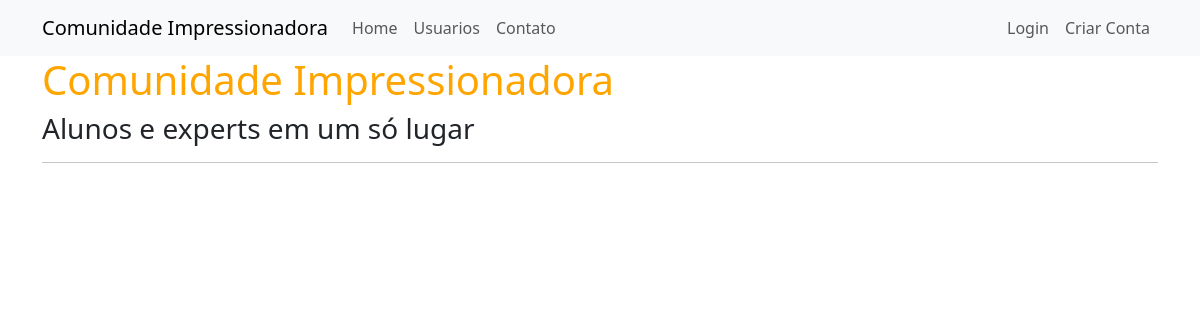
/, run on an earlier commit of the app's database.
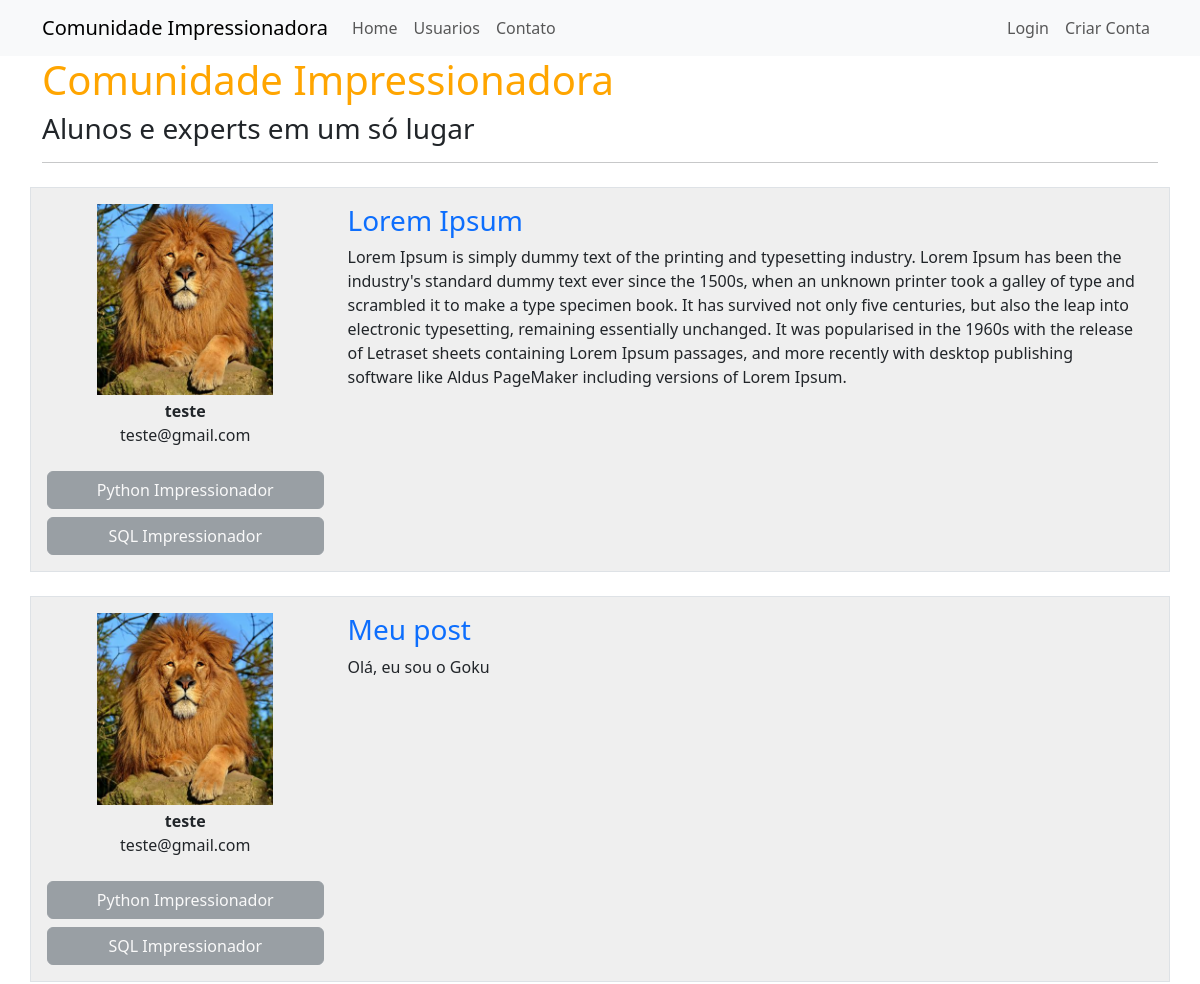
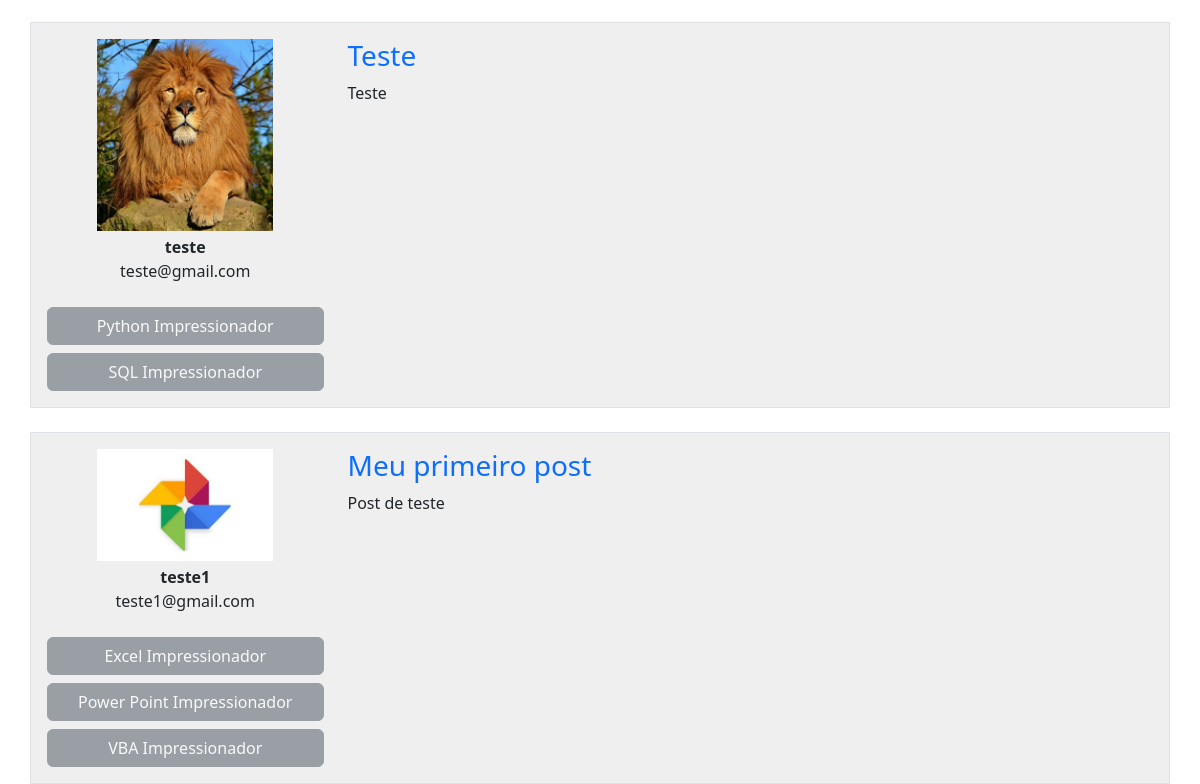
And on a later commit of the database (2 pictures, top to bottom).
### comunidadeimpressionadora/models.py (models this page shows, shortened)
class Post(database.Model):
    id = database.Column(database.Integer, primary_key=True)
    titulo = database.Column(database.String, nullable=False)
    corpo = database.Column(database.Text, nullable=False)
    data_criacao = database.Column(database.DateTime, nullable=False, default=datetime.utcnow)
    id_usuario = database.Column(database.Integer, database.ForeignKey('usuario.id'), nullable=False)

class Usuario(database.Model, UserMixin):
    id = database.Column(database.Integer, primary_key=True)
    username = database.Column(database.String, nullable=False, unique=True)
    email = database.Column(database.String, nullable=False, unique=True)
    senha = database.Column(database.String, nullable=False)
    foto_perfil = database.Column(database.String, default='default.jpg')
    posts = database.relationship('Post', backref='Autor', lazy=True)
    cursos = database.Column(database.String, nullable=False, default='Não Informado')

### comunidadeimpressionadora/routes.py (the view)
@app.route('/')
def homepage():
    posts = Post.query.order_by(Post.id.desc())
    return render_template('homepage.html', posts=posts)

### comunidadeimpressionadora/templates/homepage.html
{% extends 'base.html' %}
{% block body %}
    <div class="container">
        <h1 style="color: orange">Comunidade Impressionadora</h1>
        <h3>Alunos e experts em um só lugar</h3>
        <hr>
    </div>
    <div class="container">
        {% for post in posts %}
            <div class="row border mt-4 p-3 meupost">
                <div class="column col-3">
                    <div class="row flex-shrink-0 mb-1 justify-content-center">
                        <img src="{{ url_for('static', filename='fotos_perfil/{}'.format(post.Autor.foto_perfil)) }}"
                             alt="Generic placeholder image" class="img-fluid"
                             style="width: 200px">
                    </div>
                    <div class="text-center">
                        <strong>{{ post.Autor.username }}</strong>
                        <p>{{ post.Autor.email }}</p>
                    </div>
                    <div class="row">
                        {% for curso in post.Autor.cursos.split(';') %}
                            <button type="button" class="btn btn-secondary mt-2" disabled>{{ curso }}</button>
                        {% endfor %}
                    </div>
                </div>
                <div class="column col-9 ps-4">
                    <a style="text-decoration: none"  href="{{ url_for('exibir_post', post_id=post.id) }}"><h3>{{ post.titulo }}</h3></a>
                    <p>{{ post.corpo }}</p>
                </div>
            </div>
        {% endfor %}
    </div>
{% endblock %}

### comunidadeimpressionadora/templates/base.html (shortened to what this page needs)
<!DOCTYPE html>
<html lang="pt-br">
<head>
        <link href="https://cdn.jsdelivr.net/npm/bootstrap@5.3.0/dist/css/bootstrap.min.css" rel="stylesheet">
        <link rel="stylesheet" type="text/css" href="{{ url_for('static', filename='main.css') }}">
</head>
<body>
        {% include 'navbar.html' %}
        {% block body %}
        {% endblock %}
</body>
</html>

### comunidadeimpressionadora/templates/navbar.html
<nav class="navbar navbar-expand-lg bg-body-tertiary">
  <div class="container-fluid container">
    <a class="navbar-brand" href="{{ url_for('homepage') }}">Comunidade Impressionadora</a>
    <div class="collapse navbar-collapse" id="navbarSupportedContent">
      <ul class="navbar-nav me-auto mb-2 mb-lg-0">
        <li class="nav-item">
          <a class="nav-link" aria-current="page" href="{{ url_for('homepage') }}">Home</a>
        </li>
        <li class="nav-item">
          <a class="nav-link" href="{{ url_for('usuarios') }}">Usuarios</a>
        </li>
        <li class="nav-item">
          <a class="nav-link" href="{{ url_for('contato') }}">Contato</a>
        </li>
      </ul>
      <ul class="d-flex navbar-nav">
        {% if current_user.is_authenticated %}
          <li class="nav-item">
            <a class="nav-link" href="{{ url_for('criar_post') }}">Criar Post</a>
          </li>
          <li class="nav-item">
            <a class="nav-link" href="{{ url_for('perfil') }}">Meu Perfil</a>
          </li>
          <li class="nav-item">
            <a class="nav-link" href="{{ url_for('sair') }}">Sair</a>
          </li>
        {% else %}
          <li class="nav-item">
            <a class="nav-link" href="{{ url_for('login') }}">Login</a>
          </li>
          <li class="nav-item">
            <a class="nav-link" href="{{ url_for('login') }}">Criar Conta</a>
          </li>
        {% endif %}
      </ul>
    </div>
  </div>
</nav>

### comunidadeimpressionadora/static/main.css (style rules this page uses)
.meupost { background: #efefef !important; }

What changed in the data, as far as the page shows it:
added Post: foto_perfil (picture), Autor.username "teste", Autor.email "teste@gmail.com", curso "Python Impressionador" "SQL Impressionador", titulo "Lorem Ipsum", corpo "Lorem Ipsum is simply dummy text of the printing and typesetting industry. Lorem Ipsum has been the industry's standard dummy text ever since the 1500s, when an unknown printer took a galley of type and scrambled it to make a type specimen book. It has survived not only five centuries, but also the leap into electronic typesetting, remaining essentially unchanged. It was popularised in the 1960s with the release of Letraset sheets containing Lorem Ipsum passages, and more recently with desktop publishing software like Aldus PageMaker including versions of Lorem Ipsum."
added Post: foto_perfil (picture), Autor.username "teste", Autor.email "teste@gmail.com", curso "Python Impressionador" "SQL Impressionador", titulo "Meu post", corpo "Olá, eu sou o Goku"
added Post: foto_perfil (picture), Autor.username "teste", Autor.email "teste@gmail.com", curso "Python Impressionador" "SQL Impressionador", titulo "Teste", corpo "Teste"
added Post: foto_perfil (picture), Autor.username "teste1", Autor.email "teste1@gmail.com", curso "Excel Impressionador" "Power Point Impressionador" "VBA Impressionador", titulo "Meu primeiro post", corpo "Post de teste"
